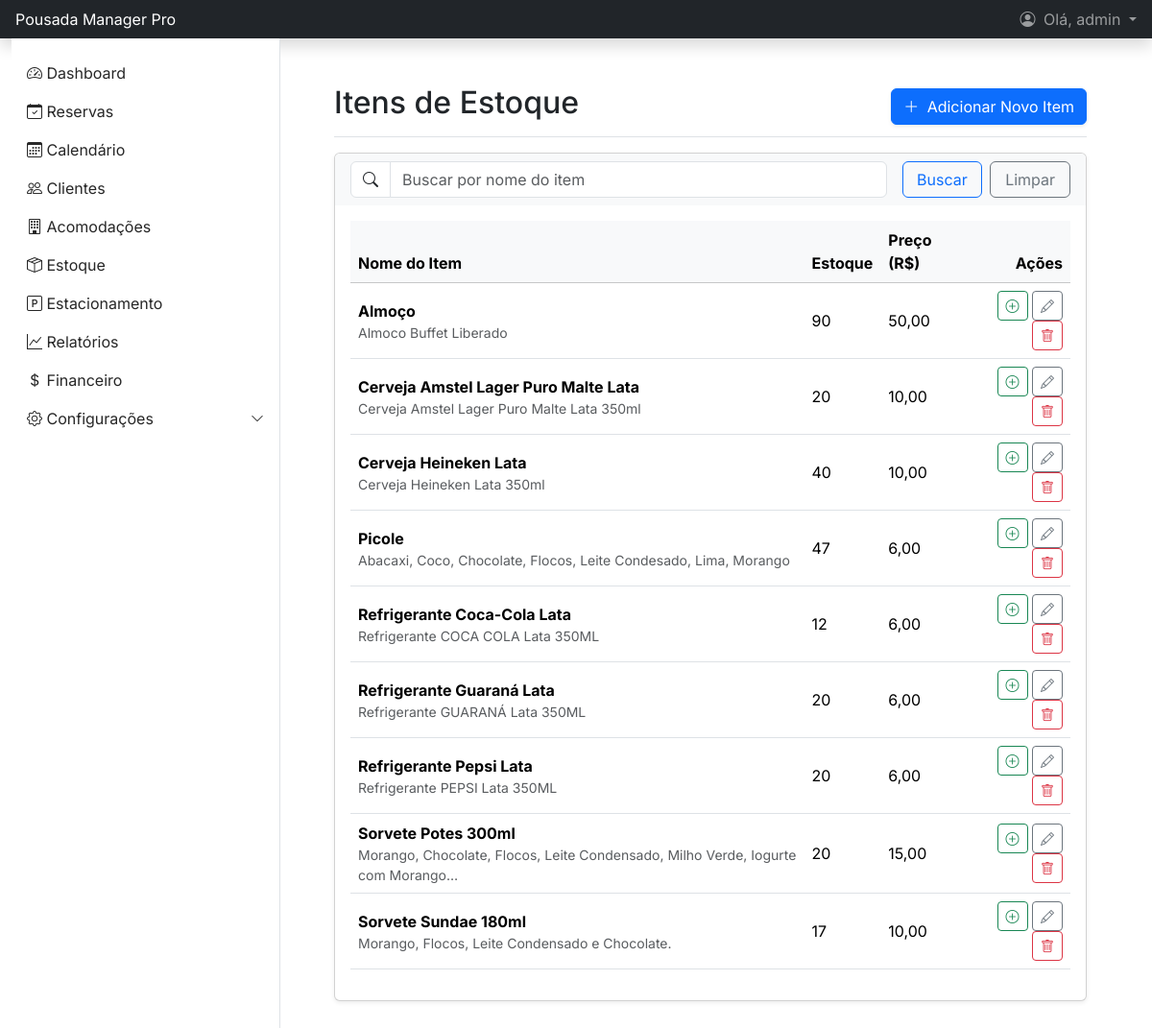
/estoque/ (signed in), run on an earlier commit of the app's database.
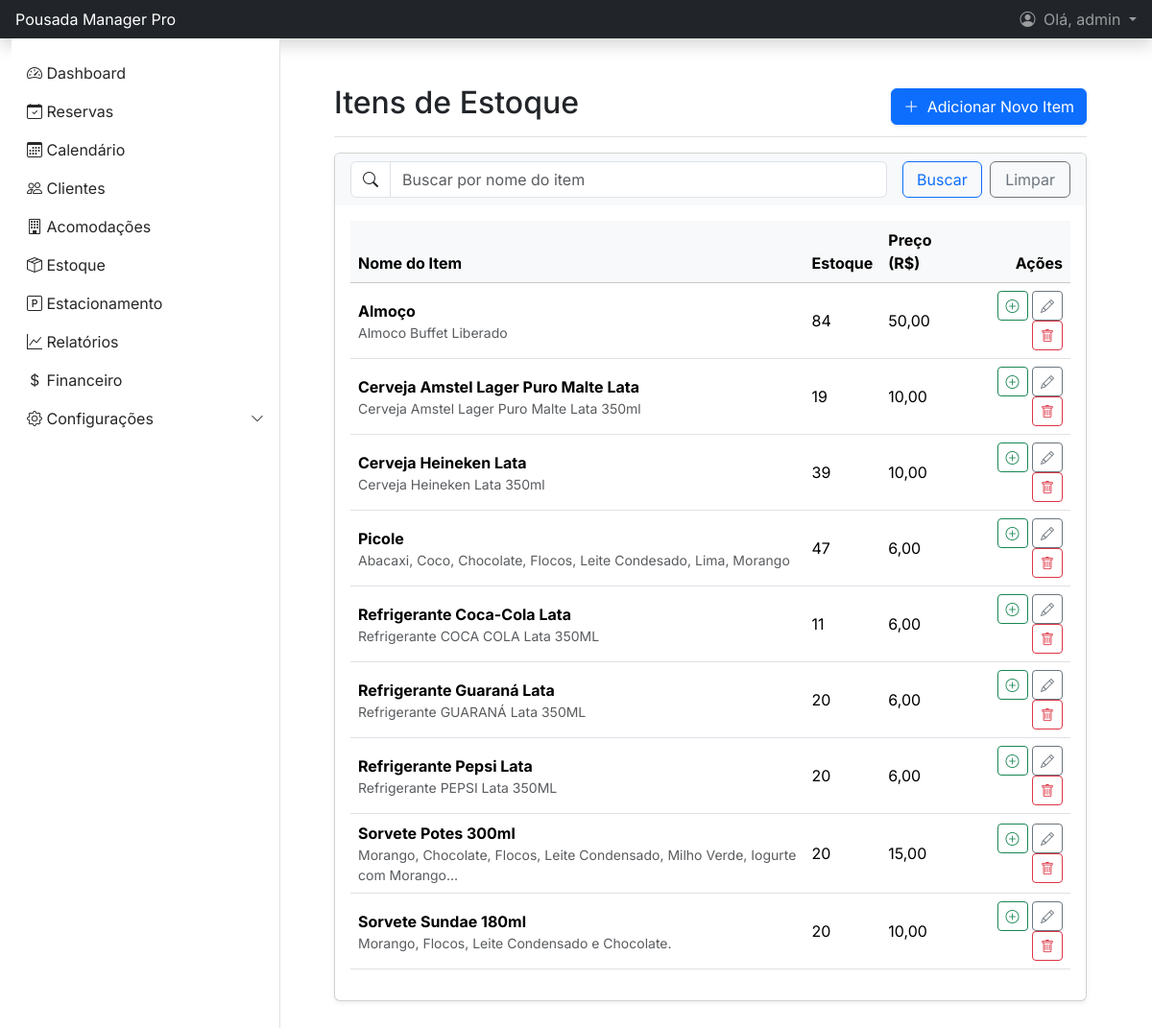
And on a later commit of the database.
### gestao/models.py (models this page shows, shortened)
class ItemEstoque(models.Model):
    nome = models.CharField(max_length=100)
    descricao = models.TextField(blank=True)
    quantidade = models.PositiveIntegerField(default=0)
    preco_venda = models.DecimalField("Preço de Venda", max_digits=10, decimal_places=2)
    history = HistoricalRecords()

### gestao/views.py (the view)
# urls.py: path('estoque/', views.ItemEstoqueListView.as_view(), name='item_estoque_list'),
class ItemEstoqueListView(LoginRequiredMixin, PermissionRequiredMixin, ListView):
    permission_required = 'gestao.view_itemestoque'
    raise_exception = True  # Mostra erro 403 se não tiver permissão
    model = ItemEstoque
    template_name = 'gestao/item_estoque_list.html'
    context_object_name = 'item_estoque'
    paginate_by = 10 # Itens por página
    def get_queryset(self):
        queryset = super().get_queryset().order_by('nome')
        query = self.request.GET.get('q')
        if query:
            queryset = queryset.filter(nome__icontains=query)
        return queryset

### templates/gestao/item_estoque_list.html (shortened to what this page needs)
{% extends 'base.html' %}
{% block content %}
<main class="px-md-4">
    <div class="d-flex justify-content-between flex-wrap flex-md-nowrap align-items-center pt-3 pb-2 mb-3 border-bottom">
        <h1 class="h2">Itens de Estoque</h1>
        <div class="btn-toolbar mb-2 mb-md-0">
            <a href="{% url 'item_estoque_add' %}" class="btn btn-primary shadow-sm">
                <i class="bi bi-plus-lg me-1"></i> Adicionar Novo Item
            </a>
        </div>
    </div>
    <div class="card shadow-sm">
        <div class="card-header bg-light border-bottom-0">
            <form method="get" action="{% url 'item_estoque_list' %}" class="row g-3 align-items-center">
                <div class="col-md-9">
                    <div class="input-group">
                        <span class="input-group-text bg-white"><i class="bi bi-search"></i></span>
                        <input type="search" class="form-control" name="q" placeholder="Buscar por nome do item" value="{{ request.GET.q|default:'' }}">
                    </div>
                </div>
                <div class="col-md-3">
                    <div class="d-grid gap-2 d-md-flex">
                        <button class="btn btn-outline-primary w-100" type="submit">Buscar</button>
                        <a href="{% url 'item_estoque_list' %}" class="btn btn-outline-secondary w-100">Limpar</a>
                    </div>
                </div>
            </form>
        </div>
        <div class="card-body">
            <div class="table-responsive">
                <table class="table table-hover align-middle">
                    <thead class="table-light">
                        <tr>
                            <th scope="col">Nome do Item</th>
                            <th scope="col">Estoque</th>
                            <th scope="col">Preço (R$)</th>
                            <th scope="col" class="text-end">Ações</th>
                        </tr>
                    </thead>
                    <tbody>
                        {% for item in item_estoque %}
                        <tr class="{% if item.quantidade <= 5 %}table-warning{% endif %}">
                            <td>
                                <div class="fw-bold">{{ item.nome }}</div>
                                <div class="small text-muted">{{ item.descricao|default:""|truncatechars:80 }}</div>
                            </td>
                            <td>
                                {{ item.quantidade }}
                            </td>
                            <td>{{ item.preco_venda|floatformat:2 }}</td>
                            <td class="text-end">
                                <a href="{% url 'compra_estoque_list' item.pk %}" class="btn btn-sm btn-outline-success" data-bs-toggle="tooltip" title="Adicionar Compra / Ver Histórico">
                                    <i class="bi bi-plus-circle"></i>
                                </a>
                                <a href="{% url 'item_estoque_edit' item.pk %}" class="btn btn-sm btn-outline-secondary" data-bs-toggle="tooltip" title="Editar Item">
                                    <i class="bi bi-pencil"></i>
                                </a>
                                <a href="{% url 'item_estoque_delete' item.pk %}" class="btn btn-sm btn-outline-danger" data-bs-toggle="tooltip" title="Excluir Item">
                                    <i class="bi bi-trash"></i>
                                </a>
                            </td>
                        </tr>
                        {% empty %}
                        <tr>
                            <td colspan="4" class="text-center py-4">Nenhum item cadastrado no estoque.</td>
                        </tr>
                        {% endfor %}
                    </tbody>
                </table>
            </div>
        </div>
    </div>
</main>
{% endblock %}

What changed in the data, as far as the page shows it:
changed ItemEstoque "Almoço": quantidade "90" → "84"
changed ItemEstoque "Cerveja Amstel Lager Puro Malte Lata": quantidade "20" → "19"
changed ItemEstoque "Cerveja Heineken Lata": quantidade "40" → "39"
changed ItemEstoque "Refrigerante Coca-Cola Lata": quantidade "12" → "11"
changed ItemEstoque "Sorvete Sundae 180ml": quantidade "17" → "20"
